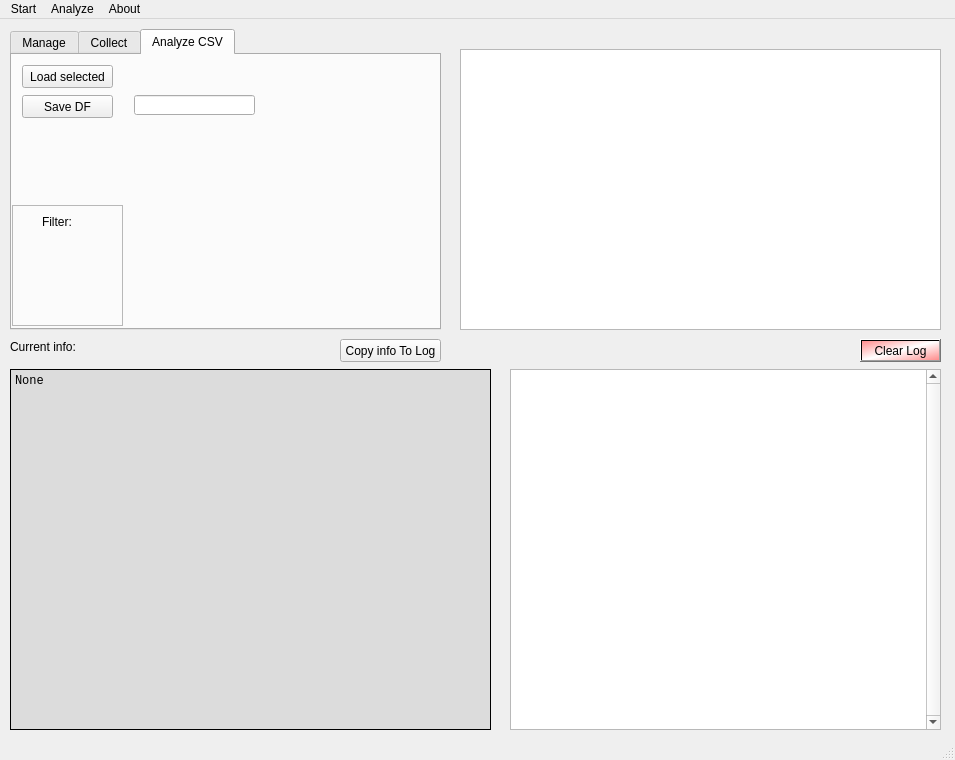
<?xml version="1.0" encoding="UTF-8"?>
<ui version="4.0">
 <class>MainWindow</class>
 <widget class="QMainWindow" name="MainWindow">
  <property name="geometry">
   <rect>
    <x>0</x>
    <y>0</y>
    <width>955</width>
    <height>760</height>
   </rect>
  </property>
  <property name="windowTitle">
   <string>MainWindow</string>
  </property>
  <widget class="QWidget" name="centralwidget">
   <widget class="QTabWidget" name="tabWidget">
    <property name="geometry">
     <rect>
      <x>10</x>
      <y>10</y>
      <width>431</width>
      <height>301</height>
     </rect>
    </property>
    <property name="toolTip">
     <string/>
    </property>
    <property name="toolTipDuration">
     <number>-1</number>
    </property>
    <property name="currentIndex">
     <number>2</number>
    </property>
    <widget class="QWidget" name="tab_2">
     <attribute name="title">
      <string>Manage</string>
     </attribute>
     <attribute name="toolTip">
      <string>Manage Tweet Files in 'tweets' directory</string>
     </attribute>
     <widget class="QPushButton" name="pushButton_delete100">
      <property name="geometry">
       <rect>
        <x>10</x>
        <y>180</y>
        <width>91</width>
        <height>21</height>
       </rect>
      </property>
      <property name="toolTip">
       <string>Delete CSV files that have less than 100 Tweets</string>
      </property>
      <property name="toolTipDuration">
       <number>-1</number>
      </property>
      <property name="text">
       <string>Delete &lt; 100</string>
      </property>
     </widget>
     <widget class="QPushButton" name="pushButton_deleteSelected">
      <property name="geometry">
       <rect>
        <x>10</x>
        <y>240</y>
        <width>91</width>
        <height>23</height>
       </rect>
      </property>
      <property name="toolTip">
       <string>Delete files selected in Tree</string>
      </property>
      <property name="styleSheet">
       <string notr="true">background-color: qlineargradient(spread:reflect, x1:0.5, y1:0.5, x2:0, y2:0.028, stop:0 rgba(255, 255, 255, 255), stop:1 rgba(255, 144, 144, 255));</string>
      </property>
      <property name="text">
       <string>Delete Selected</string>
      </property>
     </widget>
     <widget class="QPushButton" name="pushButton_delete500">
      <property name="geometry">
       <rect>
        <x>10</x>
        <y>210</y>
        <width>91</width>
        <height>21</height>
       </rect>
      </property>
      <property name="toolTip">
       <string>Delete CSV files that have less than 500 Tweets</string>
      </property>
      <property name="toolTipDuration">
       <number>-1</number>
      </property>
      <property name="text">
       <string>Delete &lt; 500</string>
      </property>
     </widget>
     <widget class="QPushButton" name="pushButton_merge_selected">
      <property name="geometry">
       <rect>
        <x>10</x>
        <y>10</y>
        <width>91</width>
        <height>23</height>
       </rect>
      </property>
      <property name="toolTip">
       <string>Merge Selected Files to new file.</string>
      </property>
      <property name="toolTipDuration">
       <number>-1</number>
      </property>
      <property name="text">
       <string>Merge Selected</string>
      </property>
     </widget>
     <widget class="QFrame" name="frame">
      <property name="geometry">
       <rect>
        <x>0</x>
        <y>150</y>
        <width>111</width>
        <height>121</height>
       </rect>
      </property>
      <property name="frameShape">
       <enum>QFrame::StyledPanel</enum>
      </property>
      <property name="frameShadow">
       <enum>QFrame::Sunken</enum>
      </property>
      <widget class="QLabel" name="label_3">
       <property name="geometry">
        <rect>
         <x>30</x>
         <y>10</y>
         <width>47</width>
         <height>13</height>
        </rect>
       </property>
       <property name="text">
        <string>Cleanup:</string>
       </property>
      </widget>
     </widget>
     <zorder>frame</zorder>
     <zorder>pushButton_delete100</zorder>
     <zorder>pushButton_deleteSelected</zorder>
     <zorder>pushButton_delete500</zorder>
     <zorder>pushButton_merge_selected</zorder>
    </widget>
    <widget class="QWidget" name="tab">
     <attribute name="title">
      <string>Collect</string>
     </attribute>
     <attribute name="toolTip">
      <string>Collect Tweets from tweeter</string>
     </attribute>
     <widget class="QPushButton" name="pushButton_collect1">
      <property name="geometry">
       <rect>
        <x>10</x>
        <y>10</y>
        <width>141</width>
        <height>23</height>
       </rect>
      </property>
      <property name="text">
       <string>1 Chunk</string>
      </property>
     </widget>
     <widget class="QPushButton" name="pushButton_collect10">
      <property name="geometry">
       <rect>
        <x>10</x>
        <y>40</y>
        <width>141</width>
        <height>23</height>
       </rect>
      </property>
      <property name="text">
       <string>10 Chunks : 10mins</string>
      </property>
     </widget>
     <widget class="QLabel" name="label">
      <property name="geometry">
       <rect>
        <x>260</x>
        <y>10</y>
        <width>81</width>
        <height>21</height>
       </rect>
      </property>
      <property name="text">
       <string>Logged in:</string>
      </property>
     </widget>
     <widget class="QLabel" name="label_login_status">
      <property name="geometry">
       <rect>
        <x>320</x>
        <y>10</y>
        <width>91</width>
        <height>21</height>
       </rect>
      </property>
      <property name="mouseTracking">
       <bool>false</bool>
      </property>
      <property name="styleSheet">
       <string notr="true">background-color: rgb(255, 149, 151);
color: rgb(255, 255, 255);</string>
      </property>
      <property name="text">
       <string>Not logged in</string>
      </property>
      <property name="alignment">
       <set>Qt::AlignCenter</set>
      </property>
     </widget>
    </widget>
    <widget class="QWidget" name="tab_3">
     <attribute name="title">
      <string>Analyze CSV</string>
     </attribute>
     <attribute name="toolTip">
      <string>Analyze loaded DF</string>
     </attribute>
     <widget class="QPushButton" name="pushButton_load_selected_csv">
      <property name="geometry">
       <rect>
        <x>10</x>
        <y>10</y>
        <width>91</width>
        <height>23</height>
       </rect>
      </property>
      <property name="text">
       <string>Load selected</string>
      </property>
     </widget>
     <widget class="QPushButton" name="pushButton_export_DF">
      <property name="geometry">
       <rect>
        <x>10</x>
        <y>40</y>
        <width>91</width>
        <height>23</height>
       </rect>
      </property>
      <property name="toolTip">
       <string>Save DF to .csv File</string>
      </property>
      <property name="text">
       <string>Save DF</string>
      </property>
     </widget>
     <widget class="QLineEdit" name="lineEdit_DF_comment">
      <property name="geometry">
       <rect>
        <x>122</x>
        <y>40</y>
        <width>121</width>
        <height>20</height>
       </rect>
      </property>
      <property name="toolTip">
       <string>You can Add some comment to file name</string>
      </property>
     </widget>
     <widget class="QFrame" name="frame_2">
      <property name="geometry">
       <rect>
        <x>0</x>
        <y>150</y>
        <width>111</width>
        <height>121</height>
       </rect>
      </property>
      <property name="frameShape">
       <enum>QFrame::StyledPanel</enum>
      </property>
      <property name="frameShadow">
       <enum>QFrame::Sunken</enum>
      </property>
      <widget class="QLabel" name="label_4">
       <property name="geometry">
        <rect>
         <x>30</x>
         <y>10</y>
         <width>47</width>
         <height>13</height>
        </rect>
       </property>
       <property name="text">
        <string>Filter:</string>
       </property>
      </widget>
     </widget>
    </widget>
   </widget>
   <widget class="QLabel" name="label_2">
    <property name="geometry">
     <rect>
      <x>10</x>
      <y>320</y>
      <width>91</width>
      <height>16</height>
     </rect>
    </property>
    <property name="text">
     <string>Current info:</string>
    </property>
   </widget>
   <widget class="QTreeView" name="treeView">
    <property name="geometry">
     <rect>
      <x>460</x>
      <y>30</y>
      <width>481</width>
      <height>281</height>
     </rect>
    </property>
    <property name="selectionMode">
     <enum>QAbstractItemView::MultiSelection</enum>
    </property>
   </widget>
   <widget class="QPlainTextEdit" name="plainTextEdit_info">
    <property name="geometry">
     <rect>
      <x>10</x>
      <y>350</y>
      <width>481</width>
      <height>361</height>
     </rect>
    </property>
    <property name="font">
     <font>
      <family>Lucida Console</family>
     </font>
    </property>
    <property name="styleSheet">
     <string notr="true">background-color: rgb(220, 220, 220);

</string>
    </property>
    <property name="frameShape">
     <enum>QFrame::Panel</enum>
    </property>
    <property name="frameShadow">
     <enum>QFrame::Plain</enum>
    </property>
    <property name="lineWrapMode">
     <enum>QPlainTextEdit::NoWrap</enum>
    </property>
    <property name="plainText">
     <string>None</string>
    </property>
   </widget>
   <widget class="QTextEdit" name="textEdit_log">
    <property name="geometry">
     <rect>
      <x>510</x>
      <y>350</y>
      <width>431</width>
      <height>361</height>
     </rect>
    </property>
    <property name="font">
     <font>
      <family>Lucida Console</family>
     </font>
    </property>
    <property name="verticalScrollBarPolicy">
     <enum>Qt::ScrollBarAlwaysOn</enum>
    </property>
    <property name="lineWrapMode">
     <enum>QTextEdit::NoWrap</enum>
    </property>
    <property name="lineWrapColumnOrWidth">
     <number>0</number>
    </property>
    <property name="html">
     <string>&lt;!DOCTYPE HTML PUBLIC &quot;-//W3C//DTD HTML 4.0//EN&quot; &quot;http://www.w3.org/TR/REC-html40/strict.dtd&quot;&gt;
&lt;html&gt;&lt;head&gt;&lt;meta name=&quot;qrichtext&quot; content=&quot;1&quot; /&gt;&lt;style type=&quot;text/css&quot;&gt;
p, li { white-space: pre-wrap; }
&lt;/style&gt;&lt;/head&gt;&lt;body style=&quot; font-family:'Lucida Console'; font-size:8.25pt; font-weight:400; font-style:normal;&quot;&gt;
&lt;p style=&quot;-qt-paragraph-type:empty; margin-top:0px; margin-bottom:0px; margin-left:0px; margin-right:0px; -qt-block-indent:0; text-indent:0px; font-family:'MS Shell Dlg 2';&quot;&gt;&lt;br /&gt;&lt;/p&gt;&lt;/body&gt;&lt;/html&gt;</string>
    </property>
   </widget>
   <widget class="QPushButton" name="pushButton_clear_log">
    <property name="geometry">
     <rect>
      <x>860</x>
      <y>320</y>
      <width>81</width>
      <height>23</height>
     </rect>
    </property>
    <property name="styleSheet">
     <string notr="true">background-color: qlineargradient(spread:reflect, x1:0.5, y1:0.5, x2:0, y2:0.028, stop:0 rgba(255, 255, 255, 255), stop:1 rgba(255, 144, 144, 255));</string>
    </property>
    <property name="text">
     <string>Clear Log</string>
    </property>
   </widget>
   <widget class="QPushButton" name="pushButton_Info_screenLog">
    <property name="geometry">
     <rect>
      <x>340</x>
      <y>320</y>
      <width>101</width>
      <height>23</height>
     </rect>
    </property>
    <property name="styleSheet">
     <string notr="true"/>
    </property>
    <property name="text">
     <string>Copy info To Log</string>
    </property>
   </widget>
  </widget>
  <widget class="QMenuBar" name="menubar">
   <property name="geometry">
    <rect>
     <x>0</x>
     <y>0</y>
     <width>955</width>
     <height>21</height>
    </rect>
   </property>
   <widget class="QMenu" name="menuAcc">
    <property name="title">
     <string>Start</string>
    </property>
    <addaction name="actionLogin"/>
    <addaction name="actionWho_am_I"/>
    <addaction name="separator"/>
    <addaction name="actionRefresh_GUI"/>
   </widget>
   <widget class="QMenu" name="menuAbout">
    <property name="title">
     <string>About</string>
    </property>
    <addaction name="actionabout"/>
   </widget>
   <widget class="QMenu" name="menuAnalyze">
    <property name="title">
     <string>Analyze</string>
    </property>
   </widget>
   <addaction name="menuAcc"/>
   <addaction name="menuAnalyze"/>
   <addaction name="menuAbout"/>
  </widget>
  <widget class="QStatusBar" name="statusbar"/>
  <action name="actionLogin">
   <property name="text">
    <string>Login</string>
   </property>
  </action>
  <action name="actionWho_am_I">
   <property name="text">
    <string>Who am I?</string>
   </property>
  </action>
  <action name="actionabout">
   <property name="text">
    <string>about</string>
   </property>
  </action>
  <action name="actionRefresh_GUI">
   <property name="text">
    <string>Refresh GUI</string>
   </property>
  </action>
 </widget>
 <resources/>
 <connections/>
</ui>
